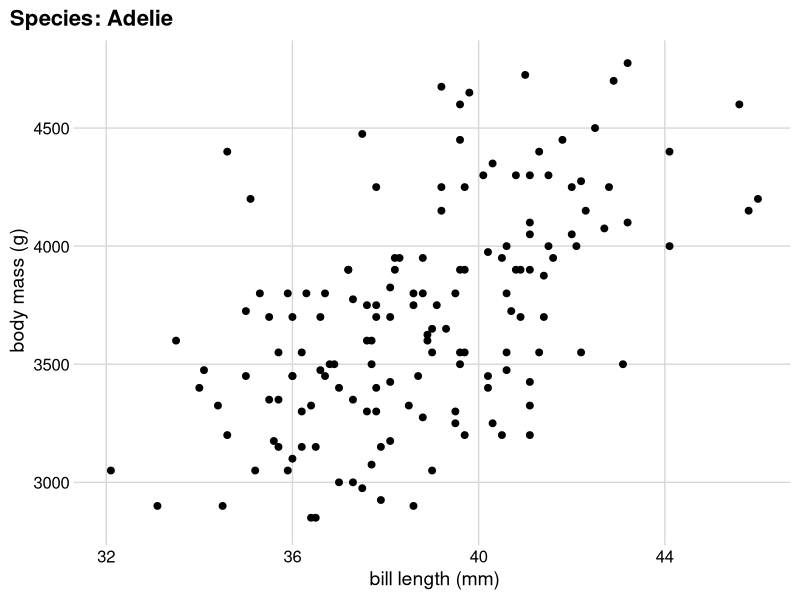
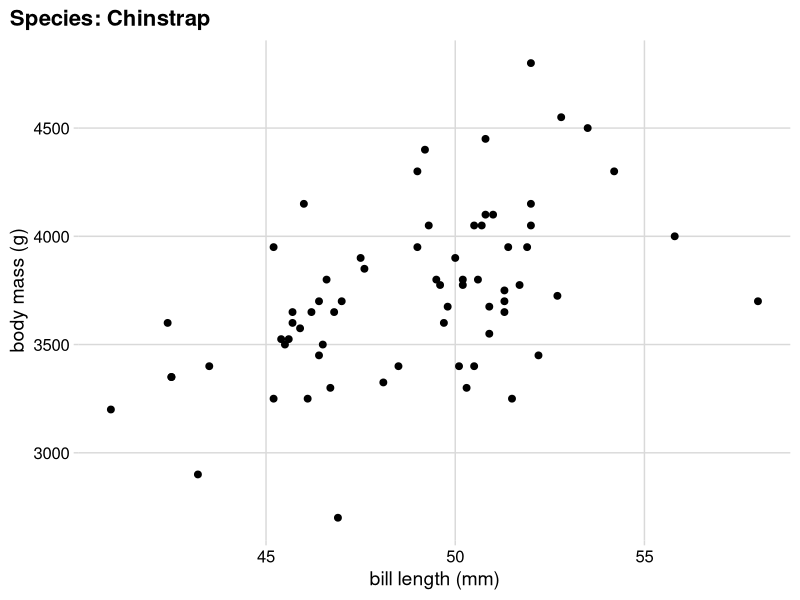
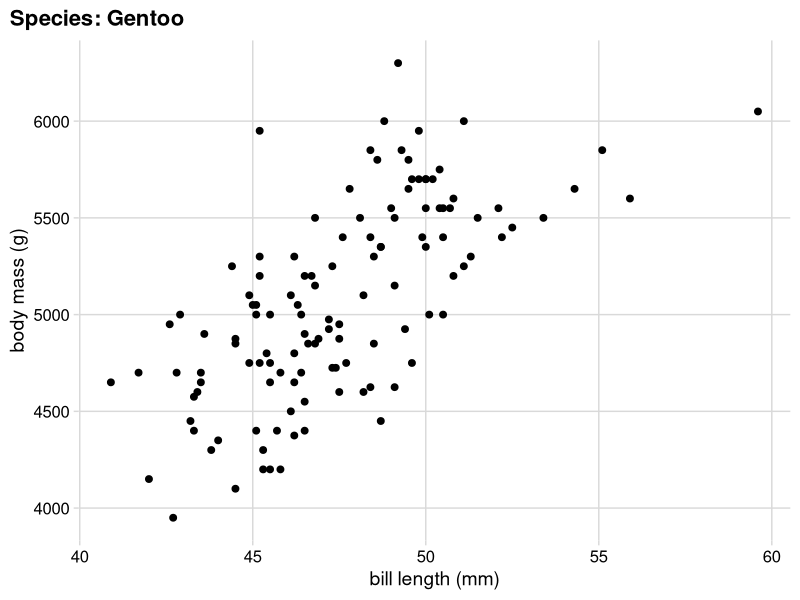
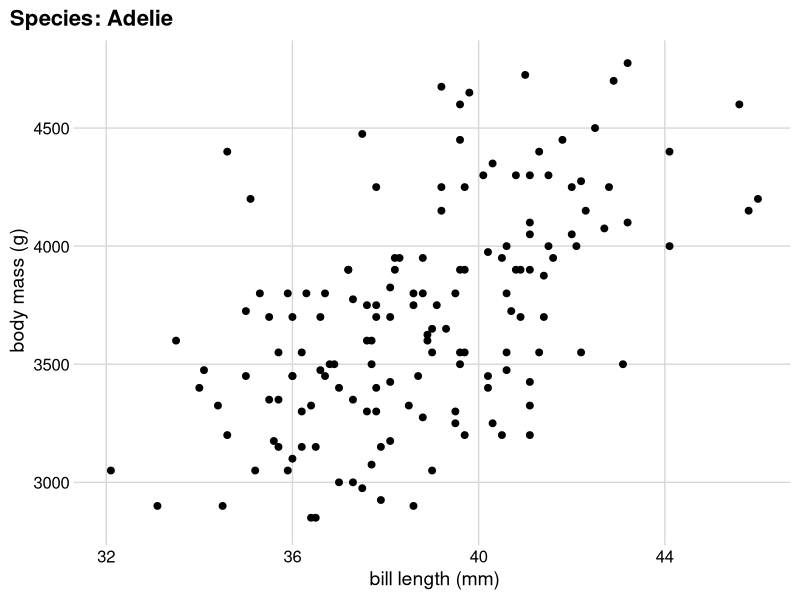
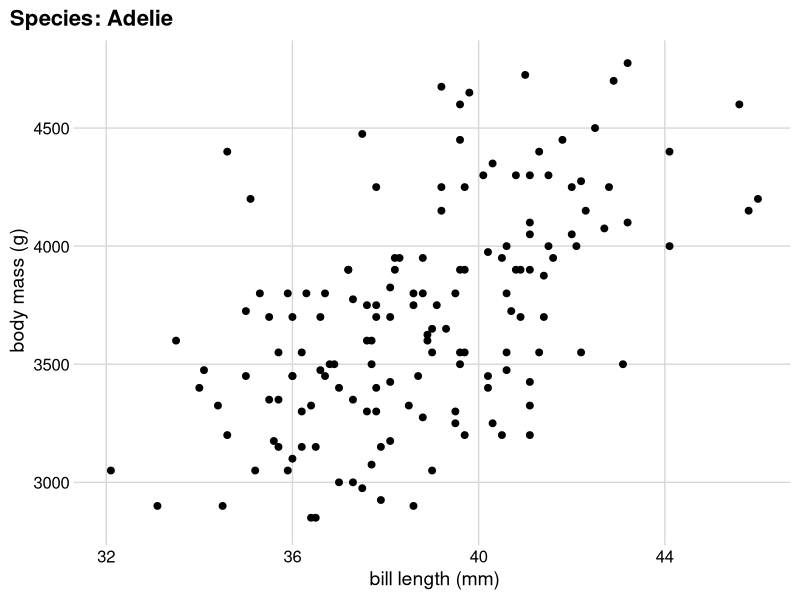
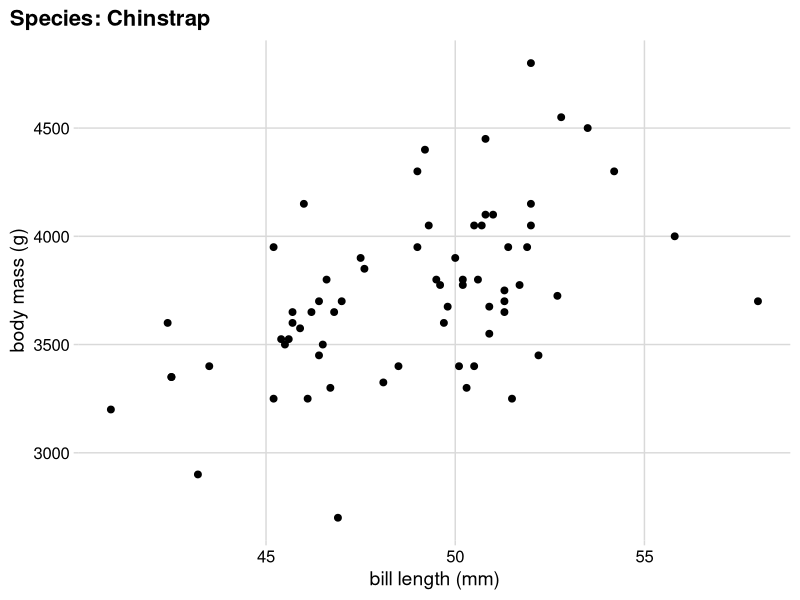
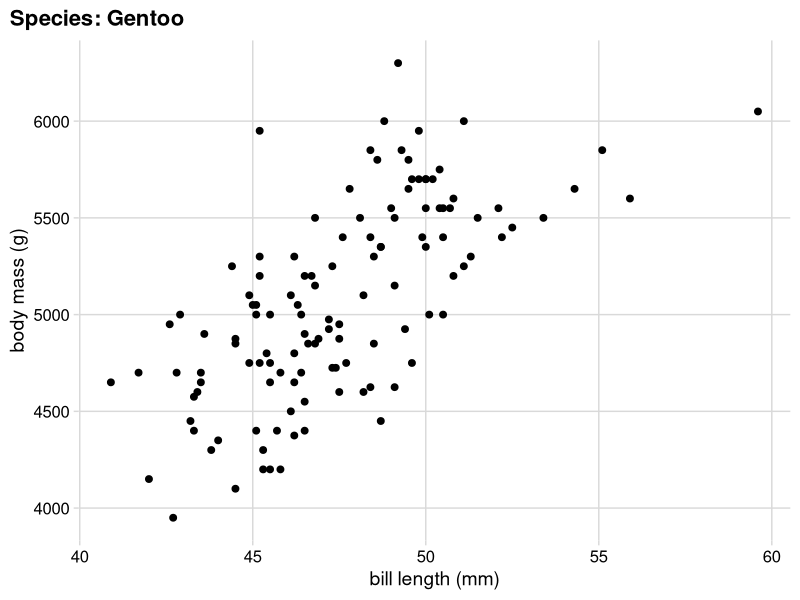
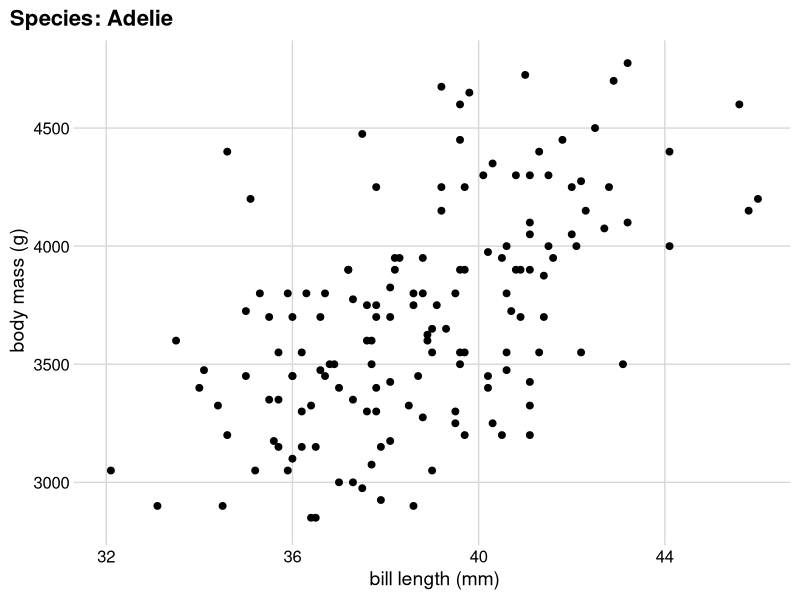

Recreate these plots in R, in order.
## ---- chunk 1
#| include: false
library(tidyverse)
library(palmerpenguins)
library(cowplot)
library(glue)
library(here)

# ggplot2 settings so plots scale well for slide size 
theme_set(theme_gray(14))
update_geom_defaults("point", list(size = 2))
update_geom_defaults("line", list(linewidth = 1))
## ---- chunk 2
#| label: penguins-plot-Adelie
#| echo: true
#| fig-width: 6
#| fig-asp: 0.75
#| fig-cap: "&nbsp;"
#| out-width: "100%"
#| output-location: column-fragment
penguins |>
  filter(species == "Adelie") |>
  ggplot() +
  aes(bill_length_mm, body_mass_g) +
  geom_point() +
  ggtitle("Species: Adelie") +
  xlab("bill length (mm)") +
  ylab("body mass (g)") +
  theme_minimal_grid() +
  theme(plot.title.position = "plot")
## ---- chunk 3
#| label: penguins-plot-Chinstrap
#| echo: true
#| fig-width: 6
#| fig-asp: 0.75
#| fig-cap: "&nbsp;"
#| out-width: "100%"
#| output-location: column
penguins |>
  filter(species == "Chinstrap") |>
  ggplot() +
  aes(bill_length_mm, body_mass_g) +
  geom_point() +
  ggtitle("Species: Chinstrap") +
  xlab("bill length (mm)") +
  ylab("body mass (g)") +
  theme_minimal_grid() +
  theme(plot.title.position = "plot")
## ---- chunk 4
#| label: penguins-plot-Gentoo
#| echo: true
#| fig-width: 6
#| fig-asp: 0.75
#| fig-cap: "&nbsp;"
#| out-width: "100%"
#| output-location: column
penguins |>
  filter(species == "Gentoo") |>
  ggplot() +
  aes(bill_length_mm, body_mass_g) +
  geom_point() +
  ggtitle("Species: Gentoo") +
  xlab("bill length (mm)") +
  ylab("body mass (g)") +
  theme_minimal_grid() +
  theme(plot.title.position = "plot")
## ---- chunk 5
#| label: penguins-plot-Adelie2
#| echo: true
#| fig-width: 6
#| fig-asp: 0.75
#| fig-cap: "&nbsp;"
#| out-width: "100%"
#| output-location: column
#| code-line-numbers: "1,4,8"
species <- "Adelie"

penguins |>
  filter(.data$species == .env$species) |>
  ggplot() +
  aes(bill_length_mm, body_mass_g) +
  geom_point() +
  ggtitle(glue("Species: {species}")) +
  xlab("bill length (mm)") +
  ylab("body mass (g)") +
  theme_minimal_grid() +
  theme(plot.title.position = "plot")
## ---- chunk 6
#| label: penguins-plot-Adelie2a
#| echo: true
#| fig-width: 6
#| fig-asp: 0.75
#| fig-cap: "&nbsp;"
#| out-width: "100%"
#| output-location: column
#| code-line-numbers: "1-1"
species <- "Adelie"

penguins |>
  filter(.data$species == .env$species) |>
  ggplot() +
  aes(bill_length_mm, body_mass_g) +
  geom_point() +
  ggtitle(glue("Species: {species}")) +
  xlab("bill length (mm)") +
  ylab("body mass (g)") +
  theme_minimal_grid() +
  theme(plot.title.position = "plot")
## ---- chunk 7
#| label: penguins-plot-Chinstrap2
#| echo: true
#| fig-width: 6
#| fig-asp: 0.75
#| fig-cap: "&nbsp;"
#| out-width: "100%"
#| output-location: column
#| code-line-numbers: "1-1"
species <- "Chinstrap"

penguins |>
  filter(.data$species == .env$species) |>
  ggplot() +
  aes(bill_length_mm, body_mass_g) +
  geom_point() +
  ggtitle(glue("Species: {species}")) +
  xlab("bill length (mm)") +
  ylab("body mass (g)") +
  theme_minimal_grid() +
  theme(plot.title.position = "plot")
## ---- chunk 8
#| label: penguins-plot-Gentoo2
#| echo: true
#| fig-width: 6
#| fig-asp: 0.75
#| fig-cap: "&nbsp;"
#| out-width: "100%"
#| output-location: column
#| code-line-numbers: "1-1"
species <- "Gentoo"

penguins |>
  filter(.data$species == .env$species) |>
  ggplot() +
  aes(bill_length_mm, body_mass_g) +
  geom_point() +
  ggtitle(glue("Species: {species}")) +
  xlab("bill length (mm)") +
  ylab("body mass (g)") +
  theme_minimal_grid() +
  theme(plot.title.position = "plot")
## ---- chunk 9
#| echo: true
#| output-location: column
#| code-line-numbers: "1,12"
make_plot <- function(species) {
  penguins |>
    filter(.data$species == .env$species) |>
    ggplot() +
    aes(bill_length_mm, body_mass_g) +
    geom_point() +
    ggtitle(glue("Species: {species}")) +
    xlab("bill length (mm)") +
    ylab("body mass (g)") +
    theme_minimal_grid() +
    theme(plot.title.position = "plot")
}
## ---- chunk 10
#| label: penguins-plot-Adelie3
#| echo: true
#| fig-width: 6
#| fig-asp: 0.75
#| fig-cap: "&nbsp;"
#| out-width: "100%"
#| output-location: column
#| code-line-numbers: "14-14"
make_plot <- function(species) {
  penguins |>
    filter(.data$species == .env$species) |>
    ggplot() +
    aes(bill_length_mm, body_mass_g) +
    geom_point() +
    ggtitle(glue("Species: {species}")) +
    xlab("bill length (mm)") +
    ylab("body mass (g)") +
    theme_minimal_grid() +
    theme(plot.title.position = "plot")
}

make_plot("Adelie")
## ---- chunk 11
#| label: penguins-plot-Chinstrap3
#| echo: true
#| fig-width: 6
#| fig-asp: 0.75
#| fig-cap: "&nbsp;"
#| out-width: "100%"
#| output-location: column
#| code-line-numbers: "14-14"
make_plot <- function(species) {
  penguins |>
    filter(.data$species == .env$species) |>
    ggplot() +
    aes(bill_length_mm, body_mass_g) +
    geom_point() +
    ggtitle(glue("Species: {species}")) +
    xlab("bill length (mm)") +
    ylab("body mass (g)") +
    theme_minimal_grid() +
    theme(plot.title.position = "plot")
}

make_plot("Chinstrap")
## ---- chunk 12
#| label: penguins-plot-Gentoo3
#| echo: true
#| fig-width: 6
#| fig-asp: 0.75
#| fig-cap: "&nbsp;"
#| out-width: "100%"
#| output-location: column
#| code-line-numbers: "14-14"
make_plot <- function(species) {
  penguins |>
    filter(.data$species == .env$species) |>
    ggplot() +
    aes(bill_length_mm, body_mass_g) +
    geom_point() +
    ggtitle(glue("Species: {species}")) +
    xlab("bill length (mm)") +
    ylab("body mass (g)") +
    theme_minimal_grid() +
    theme(plot.title.position = "plot")
}

make_plot("Gentoo")
## ---- chunk 13
#| echo: true
list("apple", "orange", "banana")
## ---- chunk 14
#| echo: true
list(5, 7, 12)
## ---- chunk 15
#| echo: true
list(5, "apple", TRUE)
## ---- chunk 16
#| echo: true
c(5, "apple", TRUE)
## ---- chunk 17
#| echo: true
list(1:5, c("apple", "orange", "banana"), c(TRUE, FALSE))
## ---- chunk 18
#| echo: true
list(list(1, 2), list(3, 4))
## ---- chunk 19
#| echo: true
fruit <- list("apple", "orange", "banana")
fruit
## ---- chunk 20
#| echo: true
fruit <- list("apple", "orange", "banana")
fruit[[1]]
## ---- chunk 21
#| echo: true
fruit <- list("apple", "orange", "banana")
fruit[[3]]
## ---- chunk 22
#| echo: true
# define function that calculates square
square <- function(x) x^2

# apply function to the numbers 3, 4, 5
map(3:5, square) 
## ---- chunk 23
#| echo: true
map(3:5, function(x) x^2) 
## ---- chunk 24
#| echo: true
map(3:5, \(x) x^2) 
## ---- chunk 25
#| echo: true
map(3:5, ~.x^2) 
## ---- chunk 26
#| echo: true
map_dbl(3:5, ~.x^2) 
## ---- chunk 27
#| echo: true
species <- c("Adelie", "Chinstrap", "Gentoo")
plots <- map(species, make_plot)
## ---- chunk 28
#| label: penguins-plot-map-return
#| echo: true
#| fig-width: 6
#| fig-asp: 0.75
#| fig-cap: "&nbsp;"
#| out-width: "32%"
#| fig-align: left
plots[[1]]
## ---- chunk 29
#| echo: true
species <- c("Adelie", "Chinstrap", "Gentoo")
plots <- map(species, make_plot)
## ---- chunk 30
#| label: penguins-plot-map-return2
#| echo: true
#| fig-width: 6
#| fig-asp: 0.75
#| fig-cap: "&nbsp;"
#| out-width: "32%"
#| fig-align: left
plots[[2]]
## ---- chunk 31
#| echo: true
species <- c("Adelie", "Chinstrap", "Gentoo")
plots <- map(species, make_plot)
## ---- chunk 32
#| label: penguins-plot-map-return3
#| echo: true
#| fig-width: 6
#| fig-asp: 0.75
#| fig-cap: "&nbsp;"
#| out-width: "32%"
#| fig-align: left
plots[[3]]
## ---- chunk 33
#| label: penguins-plot-map
#| echo: true
#| fig-width: 18
#| fig-asp: 0.25
#| fig-cap: "&nbsp;"
#| out-width: "100%"
#| fig-align: left
#| fig-show: hold
species <- c("Adelie", "Chinstrap", "Gentoo")
plots <- map(species, make_plot)

# put all plots side-by-side with patchwork
patchwork::wrap_plots(plots)
## ---- chunk 34
#| echo: true
#| output-location: column
#| code-line-numbers: "2-2"
make_plot <- function(species) {
  penguins |> # hard-coded dataset!
    filter(.data$species == .env$species) |>
    ggplot() +
    aes(bill_length_mm, body_mass_g) +
    geom_point() +
    ggtitle(glue("Species: {species}")) +
    xlab("bill length (mm)") +
    ylab("body mass (g)") +
    theme_minimal_grid() +
    theme(plot.title.position = "plot")
}
## ---- chunk 35
#| echo: true
#| output-location: column
#| code-line-numbers: "1-3"
make_plot2 <- function(data, species) {
  data |>
    # filter no longer needed
    ggplot() +
    aes(bill_length_mm, body_mass_g) +
    geom_point() +
    ggtitle(glue("Species: {species}")) +
    xlab("bill length (mm)") +
    ylab("body mass (g)") +
    theme_minimal_grid() +
    theme(plot.title.position = "plot")
}
## ---- chunk 36
#| echo: true
#| fig-width: 6
#| fig-asp: 0.75
#| fig-cap: "&nbsp;"
#| out-width: "100%"
#| output-location: column
make_plot2 <- function(data, species) {
  data |>
    # filter no longer needed
    ggplot() +
    aes(bill_length_mm, body_mass_g) +
    geom_point() +
    ggtitle(glue("Species: {species}")) +
    xlab("bill length (mm)") +
    ylab("body mass (g)") +
    theme_minimal_grid() +
    theme(plot.title.position = "plot")
}

data_adelie <- penguins |>
  filter(species == "Adelie")

make_plot2(data_adelie, species = "Adelie")
## ---- chunk 37
#| echo: true
penguins |>
  nest(data = -species) |>
  mutate(plots = map(species, make_plot))
## ---- chunk 38
#| label: penguins-plot-tidy
#| echo: true
#| fig-width: 18
#| fig-asp: 0.25
#| fig-cap: "&nbsp;"
#| out-width: "100%"
#| fig-align: left
#| fig-show: hold
penguins |>
  nest(data = -species) |>
  mutate(plots = map(species, make_plot)) |>
  pull(plots) |>
  patchwork::wrap_plots()
## ---- chunk 39
#| label: penguins-plot-tidy2
#| echo: true
#| fig-width: 18
#| fig-asp: 0.25
#| fig-cap: "&nbsp;"
#| out-width: "100%"
#| fig-align: left
#| fig-show: hold
penguins |>
  nest(data = -species) |>
  mutate(plots = map2(data, species, make_plot2)) |>
  pull(plots) |>
  patchwork::wrap_plots()
